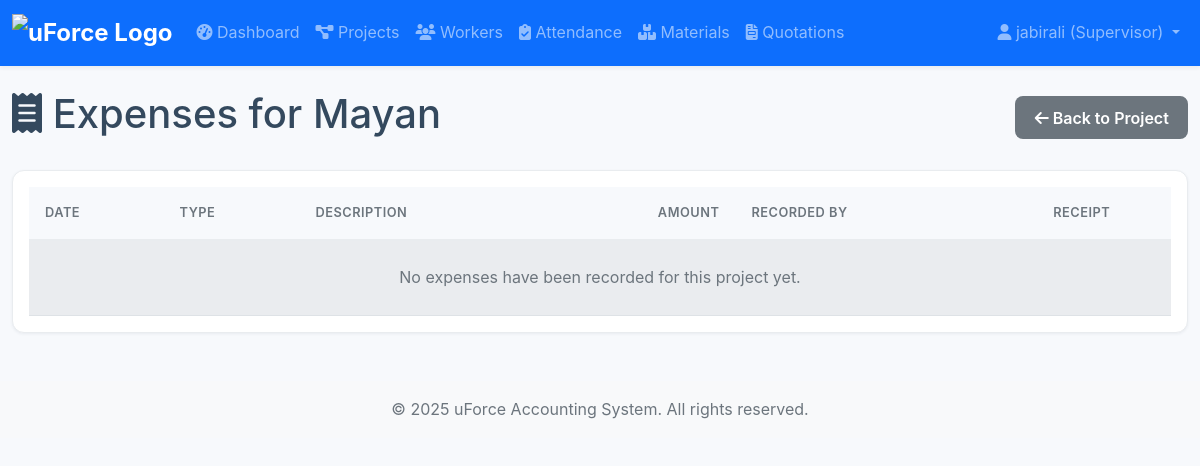
The page /projects/1/expenses/ (signed in) on the database its author committed.
### accounts/models.py (models this page shows, shortened)
class CustomUser(AbstractUser):
    ROLE_CHOICES = (('admin', 'Admin'), ('owner', 'Company Owner'), ('supervisor', 'Supervisor'), ('foreman', 'Foreman'))
    role = models.CharField(max_length=20, choices=ROLE_CHOICES)
    phone = models.CharField(max_length=15, blank=True)

### projects/models.py (models this page shows, shortened)
class Project(models.Model):
    PRIORITY_CHOICES = (('low', 'Low'), ('medium', 'Medium'), ('high', 'High'), ('very_high', 'Very High'))
    STATUS_CHOICES = (('active', 'Active'), ('completed', 'Completed'), ('on_hold', 'On Hold'))
    name = models.CharField(max_length=200)
    description = models.TextField(blank=True)
    start_date = models.DateField()
    end_date = models.DateField(null=True, blank=True)
    budget = models.DecimalField(max_digits=15, decimal_places=2, default=0)
    actual_cost = models.DecimalField(max_digits=15, decimal_places=2, default=0, editable=False)
    supervisor = models.ForeignKey(
        settings.AUTH_USER_MODEL,
        on_delete=models.SET_NULL,
        null=True,
        limit_choices_to={'role': 'supervisor'}
    )
    client_company = models.CharField(max_length=200, blank=True, verbose_name="Client Company")
    priority = models.CharField(max_length=20, choices=PRIORITY_CHOICES, default='medium')
    progress = models.IntegerField(default=0, editable=False)
    status = models.CharField(max_length=20, choices=STATUS_CHOICES, default='active')
    client_comments = models.TextField(blank=True, verbose_name="Client Comments")
    remarks = models.TextField(blank=True, verbose_name="Internal Remarks")
    created_at = models.DateTimeField(auto_now_add=True, null=True)
    objects = ProjectManager()
    class Meta:
        ordering = ['-start_date']

### projects/views.py (the view)
# urls.py: path('<int:project_pk>/expenses/', views.expense_list_view, name='expense_list'),
@login_required
@user_passes_test(can_manage_projects)
def expense_list_view(request, project_pk):
    project = get_object_or_404(Project, pk=project_pk)
    expenses = project.expenses.select_related('recorded_by').all()
    context = {
        'project': project,
        'expenses': expenses,
    }
    return render(request, 'projects/expense_list.html', context)

### accounts/templatetags/auth_extras.py (called while the page is built)
@register.filter(name='has_role')
def has_role(user, role_names):
    if not hasattr(user, 'role'):
        return False
    roles = [role.strip() for role in role_names.split(',')]
    return user.role in roles

### accounts/views.py (called while the page is built)
def can_manage_projects(user):
    return user.is_authenticated and user.role in ['admin', 'owner', 'supervisor']

### templates/projects/expense_list.html (shortened to what this page needs)
{% extends 'base.html' %}
{% block content %}
<div class="d-flex justify-content-between align-items-center mb-4">
    <div>
        <h1><i class="fas fa-receipt"></i> Expenses for {{ project.name }}</h1>
    </div>
    <a href="{% url 'project_detail' project.pk %}" class="btn btn-secondary"><i class="fas fa-arrow-left"></i> Back to Project</a>
</div>
<div class="card">
    <div class="card-body">
        <div class="table-responsive">
            <table class="table table-striped table-hover">
                <thead>
                    <tr>
                        <th>Date</th>
                        <th>Type</th>
                        <th>Description</th>
                        <th class="text-end">Amount</th>
                        <th>Recorded By</th>
                        <th class="text-center">Receipt</th>
                    </tr>
                </thead>
                <tbody>
                    {% for expense in expenses %}
                    <tr>
                        <td data-label="Date">{{ expense.date }}</td>
                        <td data-label="Type">{{ expense.get_expense_type_display }}</td>
                        <td data-label="Description">{{ expense.description }}</td>
                        <td data-label="Amount" class="text-end">Đ{{ expense.amount|floatformat:2 }}</td>
                        <td data-label="Recorded By">{{ expense.recorded_by.username|default:"N/A" }}</td>
                        <td data-label="Receipt" class="text-center">
                            {% if expense.receipt %}
                                <a href="{{ expense.receipt.url }}" target="_blank" class="btn btn-sm btn-outline-info">
                                    <i class="fas fa-eye"></i> View
                                </a>
                            {% else %}
                                <span class="text-muted">None</span>
                            {% endif %}
                        </td>
                    </tr>
                    {% empty %}
                    <tr>
                        <td colspan="6" class="text-center text-muted py-4">No expenses have been recorded for this project yet.</td>
                    </tr>
                    {% endfor %}
                </tbody>
            </table>
        </div>
    </div>
</div>
{% endblock %}

### templates/base.html (shortened to what this page needs)
{% load static %}
{% load auth_extras %}
<!DOCTYPE html>
<html lang="en">
<head>
    <link href="{% static 'css/bootstrap.min.css' %}" rel="stylesheet">
    <link href="https://cdnjs.cloudflare.com/ajax/libs/font-awesome/6.1.1/css/all.min.css" rel="stylesheet">
    <link href="{% static 'css/styles.css' %}" rel="stylesheet">
</head>
<body>
    <nav class="navbar navbar-expand-lg navbar-dark bg-primary sticky-top">
        <div class="container-fluid">
            <a class="navbar-brand" href="{% url 'dashboard' %}">
                <img src="{% static 'images/logo.png' %}" alt="uForce Logo">
            </a>
            <div class="collapse navbar-collapse" id="mainNavbar">
                <ul class="navbar-nav me-auto mb-2 mb-lg-0">
                    <li class="nav-item"><a class="nav-link" href="{% url 'dashboard' %}"><i class="fas fa-tachometer-alt"></i> Dashboard</a></li>
                    <li class="nav-item"><a class="nav-link" href="{% url 'project_list' %}"><i class="fas fa-project-diagram"></i> Projects</a></li>
                    <li class="nav-item"><a class="nav-link" href="{% url 'worker_list' %}"><i class="fas fa-users"></i> Workers</a></li>
                    <li class="nav-item"><a class="nav-link" href="{% url 'attendance_list' %}"><i class="fas fa-clipboard-check"></i> Attendance</a></li>
                    <li class="nav-item"><a class="nav-link" href="{% url 'material_list' %}"><i class="fas fa-boxes-stacked"></i> Materials</a></li>
                    <li class="nav-item"><a class="nav-link" href="{% url 'quotation_list' %}"><i class="fas fa-file-invoice"></i> Quotations</a></li>
                </ul>
                <ul class="navbar-nav">
                    {% if user.is_authenticated %}
                    <li class="nav-item dropdown">
                        <a class="nav-link dropdown-toggle" href="#" id="userDropdown" role="button" data-bs-toggle="dropdown" aria-expanded="false">
                            <i class="fas fa-user"></i> {{ user.username }} ({{ user.get_role_display }})
                        </a>
                    </li>
                    {% else %}
                    <li class="nav-item"><a class="nav-link" href="{% url 'login' %}"><i class="fas fa-sign-in-alt"></i> Login</a></li>
                    {% endif %}
                </ul>
            </div>
        </div>
    </nav>
    <main class="container-fluid mt-4">
        {% block content %}{% endblock %}
    </main>
    <footer class="bg-light text-center text-muted mt-5 py-3">
        <div class="container-fluid">
            &copy; {% now "Y" %} uForce Accounting System. All rights reserved.
        </div>
    </footer>
</body>
</html>

### static/css/styles.css (style rules this page uses)
:root { --primary-color: #2c3e50; --secondary-color: #3498db; --success-color: #27ae60; --warning-color: #f39c12; --danger-color: #e74c3c; --info-color: #17a2b8; --light-color: #ecf0f1; --dark-color: #2c3e50; --body-bg: #f7f9fc; --card-bg: #ffffff; --text-color: #34495e; --border-color: #e9ecef; --shadow-color: rgba(44, 62, 80, 0.07); }
* { margin: 0; padding: 0; box-sizing: border-box; }
body { font-family: -apple-system, BlinkMacSystemFont, "Segoe UI", Roboto, "Helvetica Neue", Arial, sans-serif; background-color: var(--body-bg); line-height: 1.6; color: var(--text-color); -webkit-font-smoothing: antialiased; -moz-osx-font-smoothing: grayscale; }
a { color: var(--secondary-color); text-decoration: none; transition: color 0.2s ease-in-out; }
.navbar { box-shadow: 0 2px 4px var(--shadow-color); background-color: var(--card-bg); }
.navbar-brand { font-weight: 700; font-size: 1.5rem; }
.card { border: 1px solid var(--border-color); border-radius: 0.75rem; box-shadow: 0 1px 3px var(--shadow-color); transition: all 0.2s ease-in-out; margin-bottom: 1.5rem; background-color: var(--card-bg); }
.table { margin-bottom: 0; }
.table thead th { font-weight: 600; text-transform: uppercase; letter-spacing: 0.5px; background-color: var(--body-bg); border-bottom: 2px solid var(--border-color); border-top: none; padding: 1rem; font-size: 0.8rem; color: #6c757d; }
.table tbody td { padding: 1rem; vertical-align: middle; border-top: 1px solid var(--border-color); color: var(--text-color); }
.table-striped tbody tr:nth-of-type(odd) td { background-color: var(--body-bg); }
.btn { border-radius: 0.5rem; font-weight: 600; padding: 0.6rem 1.2rem; transition: all 0.2s ease; border: none; }
footer { padding-top: 3rem; padding-bottom: 3rem; margin-top: auto; }

### templates/base.html (style rules this page uses)
.navbar-brand img { height: 40px; width: auto; }

### rows shown on the page
CustomUser: username "jabirali", role "Supervisor"
Project: name "Mayan"
